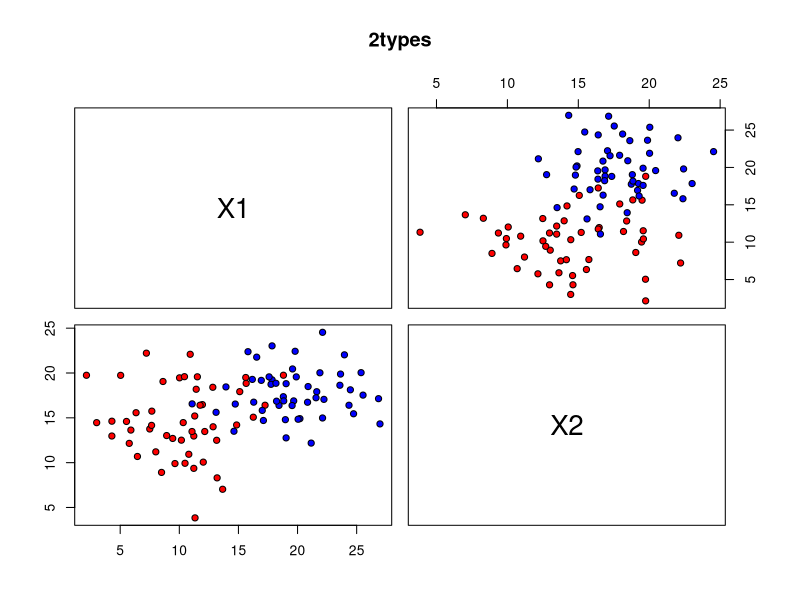

Reproduce this figure in R. (Note: this script raises an error after producing the figure.)
# train

X1 = c(rnorm(50, mean = 10, sd = 4), rnorm(50, mean = 20, sd = 3))
X2 = c(rnorm(50, mean = 14, sd = 4), rnorm(50, mean = 18, sd = 3))
TYPE = c(rep.int(1, 50), rep.int(2, 50))

f = data.frame(X1, X2, TYPE)

pairs(f[1:2], main = "2types", pch = 21, bg=c("red", "blue")[unclass(f$TYPE)])

classifier <- naiveBayes(f[,-3], f$TYPE)


# test

X1 = c(rnorm(50, mean = 10, sd = 4), rnorm(50, mean = 20, sd = 3))
X2 = c(rnorm(50, mean = 14, sd = 4), rnorm(50, mean = 18, sd = 3))
TYPE = c(rep.int(1, 50), rep.int(2, 50))

f_test = data.frame(X1, X2, TYPE)

print(f_test)

predicted.d = predict(classifier, f_test[,-3]) 

table(predicted.d) 
table(f_test$TYPE)
